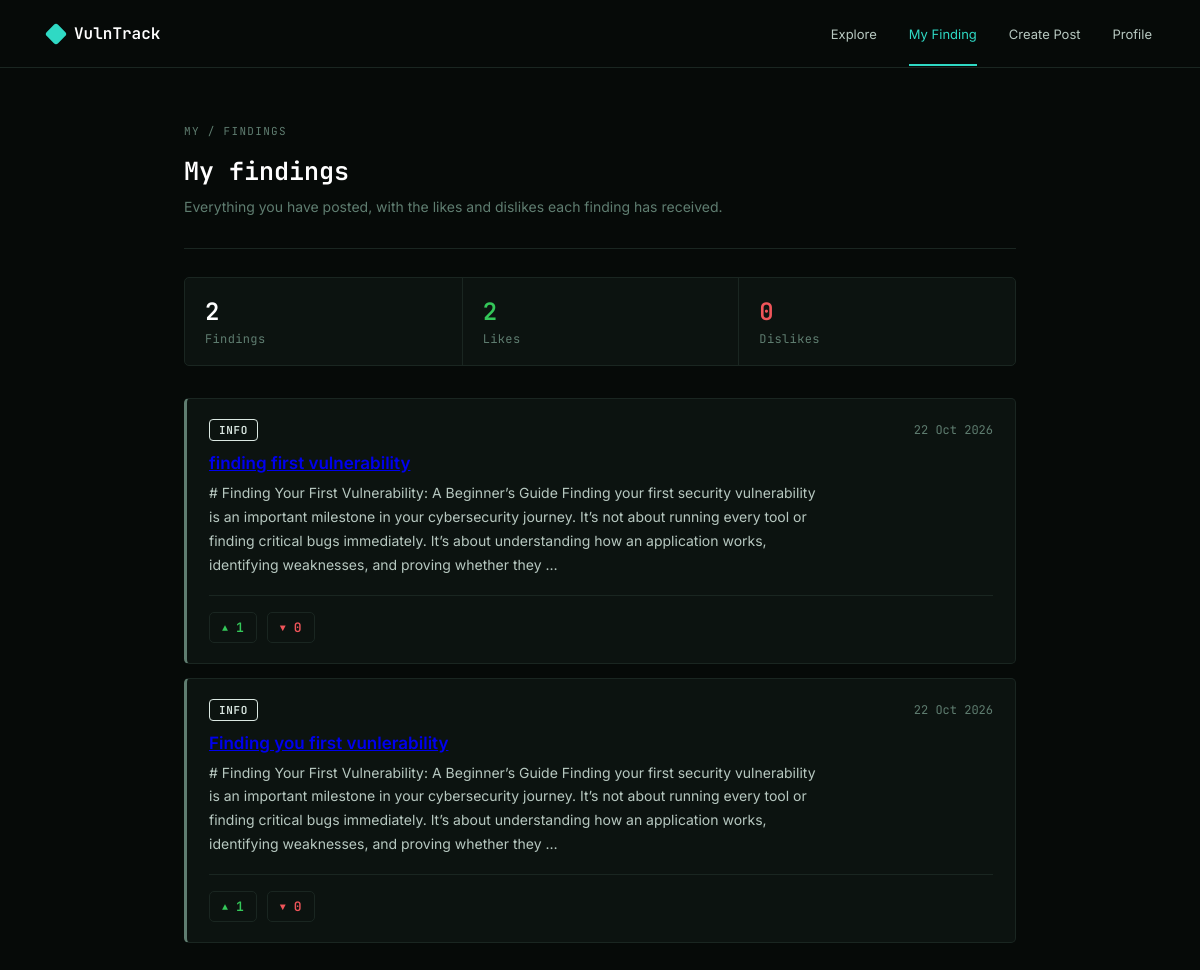
The app's page /my_finding/ (signed in) with its own data.
### vulnerabilities/models.py (models this page shows, shortened)
class Post(models.Model):
    author = models.ForeignKey(settings.AUTH_USER_MODEL, on_delete=models.CASCADE, related_name='posts')
    title = models.CharField(max_length=200)
    content = models.TextField()
    created_at = models.DateTimeField(auto_now_add=True)
    class Meta:
        ordering = ['-created_at']
    def get_absolute_url(self):
        return reverse('post_detail', args=[self.pk])
    @property
    def likes_count(self):
        return self.reactions.filter(value=1).count()
    @property
    def dislikes_count(self):
        return self.reactions.filter(value=-1).count()

### vulnerabilities/views.py (the view)
# urls.py: path('my_finding/', views.my_finding, name='my_finding'),
@login_required
def my_finding(request):
    posts = list(
        Post.objects.filter(author=request.user)
        .prefetch_related("reactions")
    )
    total_posts = len(posts)
    total_likes = sum(
        post.likes_count for post in posts
    )
    total_dislikes = sum(
        post.dislikes_count for post in posts
    )
    return render(
        request,
        "vulnerabilities/my_finding.html",
        {
            "posts": posts,
            "total_posts": total_posts,
            "total_likes": total_likes,
            "total_dislikes": total_dislikes,
        },
    )

### vulnerabilities/templates/vulnerabilities/my_finding.html (shortened to what this page needs)
{% load static %}
<!DOCTYPE html>
<html lang="en">
<head>
    <link rel="stylesheet"
          href="{% static 'vulnerability/CSS/my_finding.css' %}">
</head>
<body>
    <nav class="nav">
        <div class="nav-left">
            <div class="logo-mark"></div>
            <span class="logo-text">VulnTrack</span>
        </div>
        <div class="nav-links">
            <a class="nav-link" href="{% url 'explore' %}">
                Explore
            </a>
            <a class="nav-link active" href="{% url 'my_finding' %}">
                My Finding
            </a>
            <a class="nav-link" href="{% url 'create_post' %}">
                Create Post
            </a>
            <a class="nav-link" href="{% url 'profile' %}">
                Profile
            </a>
        </div>
    </nav>
    <main class="container">
        <header class="header">
            <h1>My findings</h1>
            <p>
                Everything you have posted, with the likes and dislikes
                each finding has received.
            </p>
        </header>
        <section class="summary" aria-label="Your totals">
            <div class="stat">
                <span class="stat-value" id="totalPosts">
                    {{ total_posts }}
                </span>
                <span class="stat-label">
                    Findings
                </span>
            </div>
            <div class="stat">
                <span class="stat-value likes" id="totalLikes">
                    {{ total_likes }}
                </span>
                <span class="stat-label">
                    Likes
                </span>
            </div>
            <div class="stat">
                <span class="stat-value dislikes" id="totalDislikes">
                    {{ total_dislikes }}
                </span>
                <span class="stat-label">
                    Dislikes
                </span>
            </div>
        </section>
        <section class="posts" id="posts" aria-live="polite">
            {% for post in posts %}
                <article class="post">
                    <div class="post-top">
                        <span class="badge">
                            {{ post.severity|default:"info"|lower }}
                        </span>
                        <span class="post-date">
                            {{ post.created_at|date:"j M Y" }}
                        </span>
                    </div>
                    <h2 class="post-title">
                        <a href="{{ post.get_absolute_url }}">
                        </a>
                    </h2>
                    <p class="post-excerpt">
                        {{ post.content|truncatewords:45 }}
                    </p>
                    <div class="votes">
                        <span class="vote likes"
                              aria-label="{{ post.likes_count }} likes">
                            <span class="vote-icon">▲</span>
                            <span class="vote-count">
                                {{ post.likes_count }}
                            </span>
                        </span>
                        <span class="vote dislikes"
                              aria-label="{{ post.dislikes_count }} dislikes">
                            <span class="vote-icon">▼</span>
                            <span class="vote-count">
                                {{ post.dislikes_count }}
                            </span>
                        </span>
                    </div>
                </article>
            {% endfor %}
        </section>
    </main>
</body>
</html>

### vulnerabilities/static/vulnerability/CSS/my_finding.css (style rules this page uses)
:root { --bg: #060a08; --panel: #0c1310; --border: #1a2621; --text: #dce9e3; --muted: #5f7d70; --teal: #2fd9c4; --green: #34c759; --critical: #f0555a; --high: #f2a83f; --medium: #e8cf4d; --low: #2fd9c4; --info: #5f7d70; }
* { box-sizing: border-box; margin: 0; padding: 0; }
html, body { background: var(--bg); color: var(--text); font-family: 'Inter', system-ui, -apple-system, sans-serif; min-height: 100%; }
.nav { min-height: 68px; display: flex; align-items: center; justify-content: space-between; gap: 24px; padding: 0 48px; border-bottom: 1px solid var(--border); }
.nav-left { display: flex; align-items: center; gap: 10px; }
.logo-mark { width: 16px; height: 16px; background: var(--teal); transform: rotate(45deg); border-radius: 3px; }
.logo-text { font-family: 'JetBrains Mono', monospace; font-weight: 600; font-size: 16px; color: #ffffff; }
.nav-links { display: flex; align-items: center; gap: 32px; }
.nav-link { padding: 24px 0 22px; border-bottom: 2px solid transparent; color: #b7c8c0; font-size: 13px; text-decoration: none; }
.nav-link:hover, .nav-link.active { border-bottom-color: var(--teal); color: var(--teal); }
.container { width: 100%; max-width: 880px; margin: 0 auto; padding: 56px 24px 100px; }
.header { padding-bottom: 30px; border-bottom: 1px solid var(--border); margin-bottom: 28px; }
.header::before { content: "MY / FINDINGS"; display: block; font-family: 'JetBrains Mono', monospace; font-size: 11px; letter-spacing: 0.12em; color: var(--muted); margin-bottom: 16px; }
.header h1 { font-family: 'JetBrains Mono', monospace; font-size: 25px; font-weight: 600; color: #ffffff; margin-bottom: 8px; }
.header p { font-size: 14px; line-height: 1.6; color: var(--muted); }
.summary { display: grid; grid-template-columns: repeat(3, 1fr); border: 1px solid var(--border); border-radius: 5px; background: var(--panel); margin-bottom: 32px; }
.stat { padding: 18px 20px; display: flex; flex-direction: column; gap: 4px; }
.stat + .stat { border-left: 1px solid var(--border); }
.stat-value { font-family: 'JetBrains Mono', monospace; font-size: 24px; font-weight: 600; color: #ffffff; }
.stat-value.likes { color: var(--green); }
.stat-value.dislikes { color: var(--critical); }
.stat-label { font-family: 'JetBrains Mono', monospace; font-size: 12px; color: var(--muted); letter-spacing: 0.03em; }
.posts { display: flex; flex-direction: column; gap: 14px; }
.post { background: var(--panel); border: 1px solid var(--border); border-left: 3px solid var(--info); border-radius: 5px; padding: 20px 22px; transition: border-color 0.15s ease; }
.post-top { display: flex; align-items: center; justify-content: space-between; gap: 12px; margin-bottom: 12px; }
.badge { font-family: 'JetBrains Mono', monospace; font-size: 11px; font-weight: 600; letter-spacing: 0.06em; text-transform: uppercase; padding: 3px 9px; border-radius: 4px; border: 1px solid currentColor; }
.post-date { font-family: 'JetBrains Mono', monospace; font-size: 12px; color: var(--muted); }
.post-title { font-size: 17px; font-weight: 600; color: #ffffff; margin-bottom: 8px; }
.post-excerpt { font-size: 14px; line-height: 1.7; color: #b7c8c0; max-width: 70ch; }
.votes { display: flex; gap: 10px; margin-top: 18px; padding-top: 16px; border-top: 1px solid var(--border); }
.vote { display: inline-flex; align-items: center; gap: 8px; padding: 6px 12px; border: 1px solid var(--border); border-radius: 5px; font-family: 'JetBrains Mono', monospace; font-size: 13px; font-weight: 600; }
.vote-icon { font-size: 10px; }
.vote.likes { color: var(--green); }
.vote.dislikes { color: var(--critical); }

### records on screen
Post: severity "INFO", created_at "22 Oct 2026", content "# Finding Your First Vulnerability: A Beginner’s Guide Finding your first security vulnerability is an important milestone in your cybersecurity journey. It’s not about running every tool or finding critical bugs immediately. It’s about understanding how an application works, identifying weaknesses, and proving whether they …", likes_count "1", dislikes_count "0"
Post: severity "INFO", created_at "22 Oct 2026", content "# Finding Your First Vulnerability: A Beginner’s Guide Finding your first security vulnerability is an important milestone in your cybersecurity journey. It’s not about running every tool or finding critical bugs immediately. It’s about understanding how an application works, identifying weaknesses, and proving whether they …", likes_count "1", dislikes_count "0"

### other values on screen
{{ total_posts }} "2"
{{ total_likes }} "2"
{{ total_dislikes }} "0"
